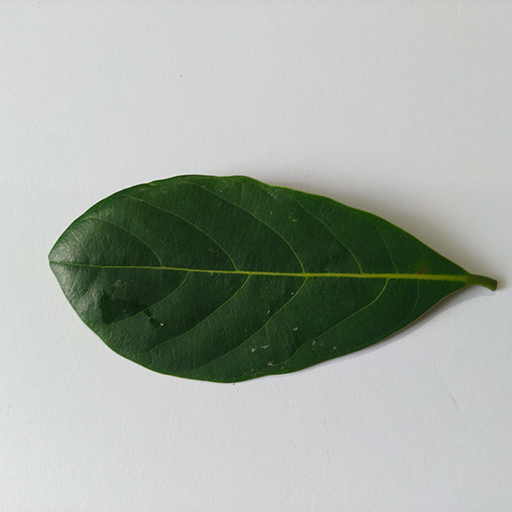
#> input picture uascitra/nangka/1.png, 512 x 512 px; its folder holds only this picture in this run
$ python main.py
#> lines starting #> are read from the running program, lines starting #| are printed output that depends on the picture; after the words box and inside, x2 and y2 are one past the last pixel; in counts of white or black regions, pixels touching at a corner belong together
import cv2
import numpy as np
from os import listdir
from os.path import isfile, join
import pandas as pd

# [165 lines of commented-out code are left out]
def fitur1(img_path):
    # membaca file pada parameter
#> called with img_path = 'nangka/1.png'
    img = cv2.imread(img_path)
#> img is the input picture: shape (512, 512, 3); mean B, G, R 164.3, 172.6, 165.6
    # menduplicate gambar asli
    imgCopy = img.copy()

    # nilai threshold
    bbr, bbg, bbb = 150,150,0 # batas bawah
    bar, bag, bab = 255,255,255 # batas atas

    # membuat satuan rbg untuk batas bawah agar satuan lebih detail
    batas_bawah = np.array((bbr, bbg, bbb), np.uint8)
    batas_atas = np.array((bar, bag, bab), np.uint8)

    # membuat thresholding pada inmage dengan batas bawah dan atas serta membuat biner
    img_threshold = cv2.inRange(imgCopy, batas_bawah, batas_atas, cv2.THRESH_BINARY)
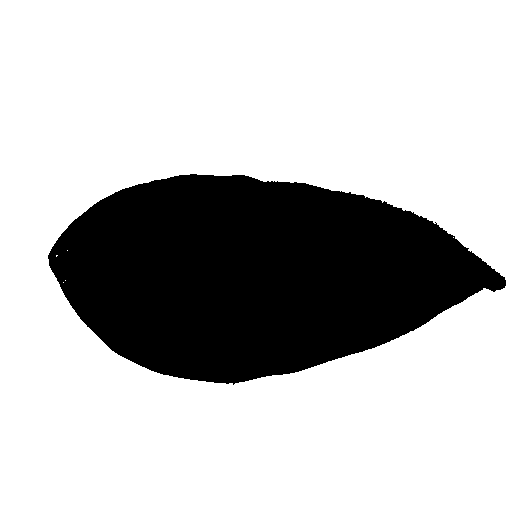
#> img_threshold: shape (512, 512); 74.8% white; 1 black region, box (x1, y1, x2, y2) and area: (48, 174, 506, 385) 66112

    # mengatur size yang terlah dithresholding
    gambarthresholding = cv2.resize(img_threshold, (300,300))

    # membuat kernel
    kernel = np.ones((5,5),np.uint8)
    #membuat erosi dengan kernel
    erosi = cv2.erode(gambarthresholding,kernel)
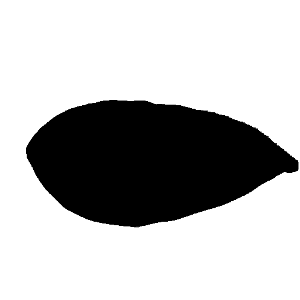
#> erosi: shape (300, 300); min 0, max 255, mean 186.1
    # membuat dilasi dengan kernel
    dilasi = cv2.dilate(gambarthresholding,kernel)
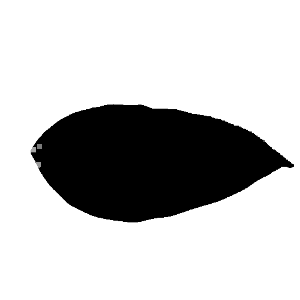
#> dilasi: shape (300, 300); min 0, max 255, mean 195.2

    # show gambar thresholding
    cv2.imshow('Gambar Thresholding', gambarthresholding)
    # show gambar erosi
    cv2.imshow('Gambar Erosi' , erosi)
    # show gambar dilasi
    cv2.imshow('Gambar Dilasi' , dilasi)
    # show gambar asli
    cv2.imshow('Gambar' , img)


# list directory
arr_dir = ['nangka']
fnames = []

# perulanngan untuk menghitung jumlah data yang asli
for a in range(len(arr_dir)):
    # get all files name
    arr_tmp = [f for f in listdir(arr_dir[a]) if isfile(join(arr_dir[a],f))]
    # memasukkan file kedalam array fnames
    fnames.append(arr_tmp)

# eksekusi File per file sebanyak jumlah data
for i in range(len(arr_dir)):
    for j in range(len(fnames[i])):
        print(arr_dir[i]+'/'+fnames[i][j])
        avg = fitur1(arr_dir[i]+'/'+fnames[i][j])
        cv2.waitKey(0)

$ run again, on uascitra/nangka/21.png
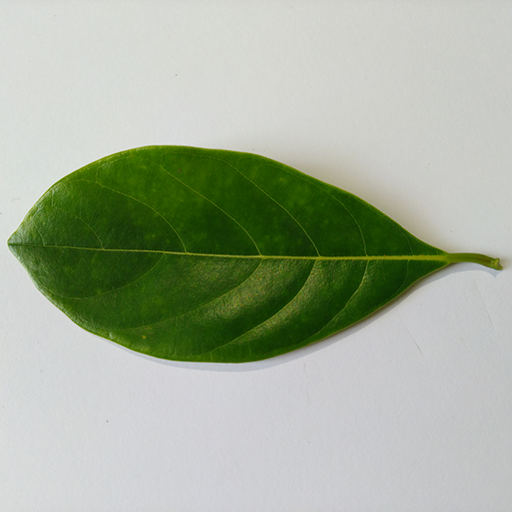
#> input picture uascitra/nangka/21.png, 512 x 512 px
#> in fitur1, img is the input picture: shape (512, 512, 3); mean B, G, R 155.4, 174.8, 164.7
#> in fitur1, `img_threshold = cv2.inRange(imgCopy, batas_bawah, batas_atas, cv2.THRE..`:
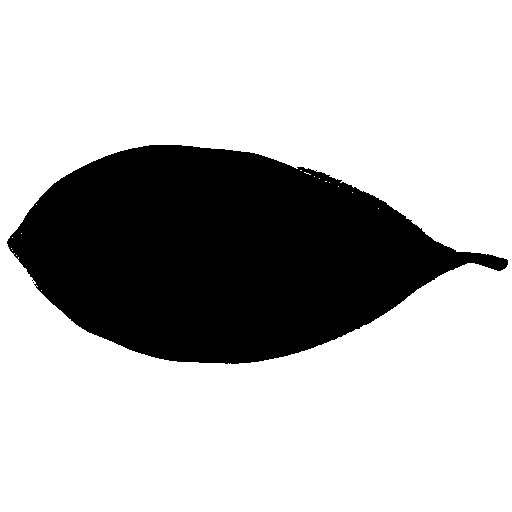
#> img_threshold: shape (512, 512); 73.6% white; 2 black regions (1 under 20 px), largest, box (x1, y1, x2, y2) and area: (7, 145, 508, 364) 69142
#> in fitur1, `dilasi = cv2.dilate(gambarthresholding,kernel)`:
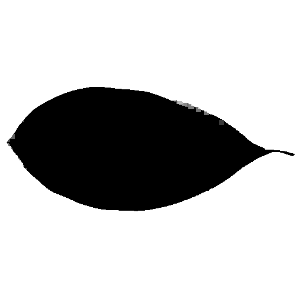
#> dilasi: shape (300, 300); min 0, max 255, mean 192.7
